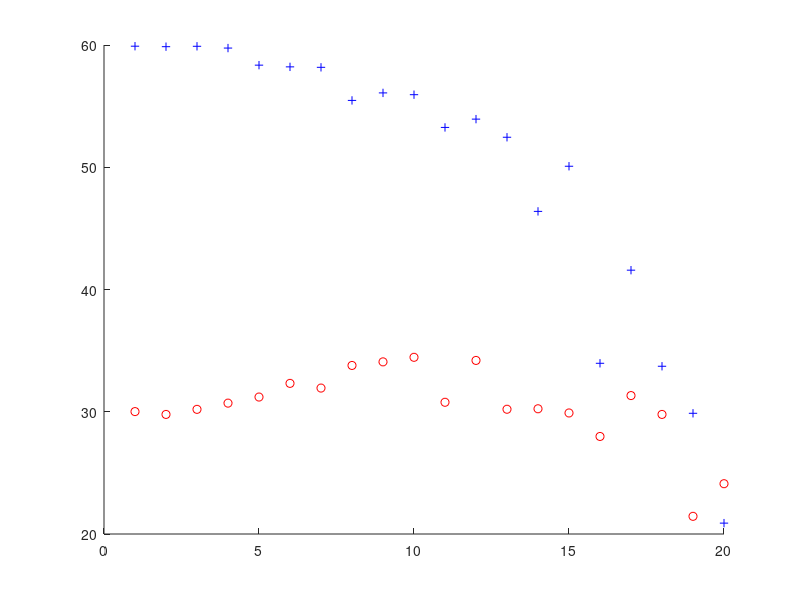
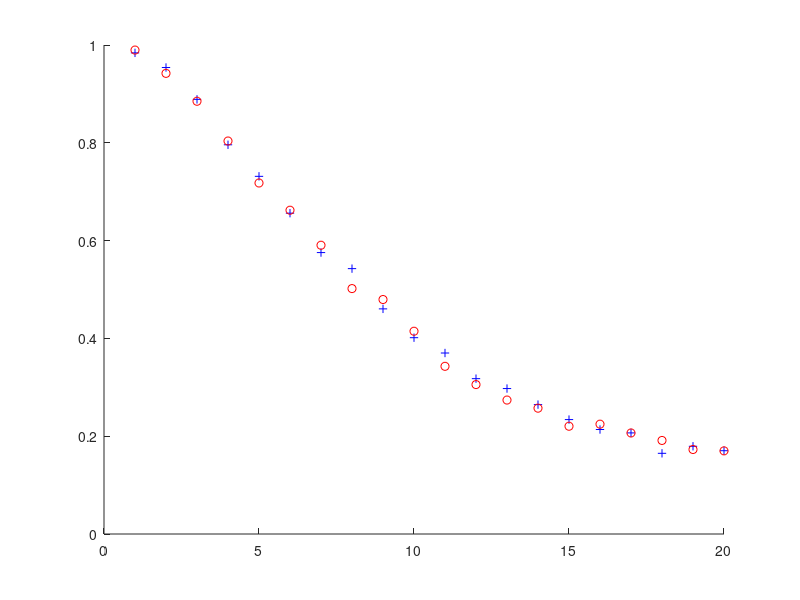

MATLAB code to generate these figures, in order:
%% Afric_Sim_test_Cumulant
%% Initializations
alpha = 1; %ground weighting factor
beta = 1;   %veg weighting factor
Pol_ground = [1;1;0];  Pol_Cum_ground = [1;0;0]; %ground
Pol_vegitation = [1;0;1]; Pol_Cum_vegitation = [0;1;0]; %vegitation
ground_offset = -pi/3; % ground interferomitry offset
vegitation_offset = -pi/6;    % veg interferomitry offset
Window = 100;    %size of window
Averaged_samples = 20;
Noise_weight = 0.1;
phi1=zeros(Averaged_samples,1); phi2=zeros(Averaged_samples,1);
mag1=zeros(Averaged_samples,1); mag2=zeros(Averaged_samples,1);


%% Matrix Calculations
% Implimenting a window. Esprit and SR techniques
for Averaged_sample = 1:Averaged_samples;
    Noise = Averaged_sample*Noise_weight;
    for i = 1:Window
        
        g =  Pol_ground*(sqrt(-2*log(1-rand(1,Window))).*exp(1i*2*pi*rand(1,Window)));
        v =  Pol_vegitation*(sqrt(-2*log(1-rand(1,Window))).*exp(1i*2*pi*rand(1,Window)));
        
        s1 = alpha*g + beta*v;
        s2 = alpha*exp(1i*ground_offset)*g + beta*exp(1i*vegitation_offset)*v;
        
        s1_Noise = s1 + Noise*sqrt(-2*log(1-rand(3,Window))).*exp(1i*2*pi*rand(3,Window));
        s2_Noise = s2 + Noise*sqrt(-2*log(1-rand(3,Window))).*exp(1i*2*pi*rand(3,Window));
        
        p1 = [s1_Noise(1,:).*s1_Noise(2,:)
            s1_Noise(1,:).*s1_Noise(3,:)
            s1_Noise(2,:).*s1_Noise(3,:)];
        
        p2 = [s2_Noise(1,:).*s2_Noise(2,:)
            s2_Noise(1,:).*s2_Noise(3,:)
            s2_Noise(2,:).*s2_Noise(3,:)];
        
        R1 = p1*p1';
        R2 = p1*p2';
        
        [u,c] = eig(pinv(R1)*R2);
        
        sg = abs(Pol_Cum_ground'*u);
        [~,kk] = sort(sg,'descend');
        phi1(Averaged_sample) = phi1(Averaged_sample) + 0.5*angle(c(kk(1),kk(1)))/Window;
        mag1(Averaged_sample) = mag1(Averaged_sample) + abs(c(kk(1),kk(1)))/Window;
        
        sv = abs(Pol_Cum_vegitation'*u);
        [~,kk] = sort(sv,'descend');
        phi2(Averaged_sample) = phi2(Averaged_sample) + 0.5*angle(c(kk(1),kk(1)))/Window;
        mag2(Averaged_sample) = mag2(Averaged_sample) + abs(c(kk(1),kk(1)))/Window;
        
    end
end
%% Ploting Results

figure(1)
hold on;
plot(phi1*180/pi,'b+');
plot(phi2*180/pi,'ro');
hold off

figure(2)
hold on;
plot(mag1,'b+');
plot(mag2,'ro');
hold off;
